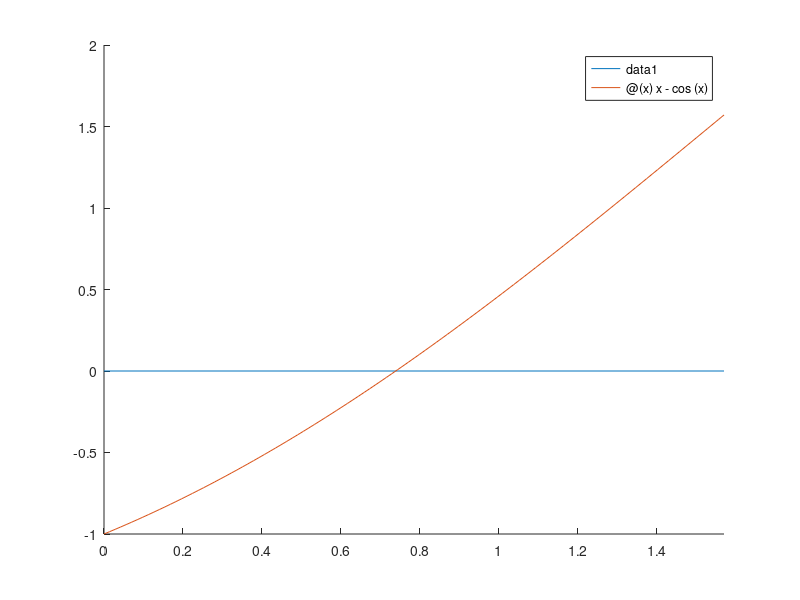

Here is the MATLAB script that generated this plot: (Note: this script raises an error after producing the figure.)
f=@(x) x-cos(x)
g=@(x) cos(x)

clf; hold  on;
plot([0 pi/2],[0 0])
fplot(f,[0,pi/2])

c0=fzero(f,pi/2)
[c1,fc,nr_it]=bisection(f,0,pi/2)
[c2,fc,nr_it]=false_pos(f,0,pi/2)
[x2,val_f,i]=secant(f,0,pi/2)
[p,i]=Steffensen(g,pi/4)
df=@(x) 1+sin(x)
[x1,val_f,i]=Newton(f,df,pi/4,err=1e-12,NrMaxIt=100)
[x1,i]=succesiv(g,pi/4)
phi=@(x) x-f(x)./df(x)
[x1,i]=succesiv(phi,pi/4)

